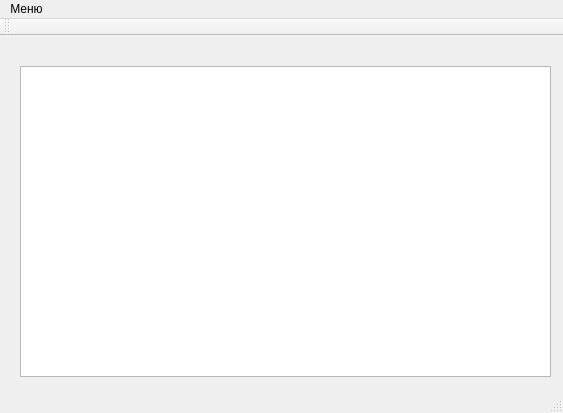
<?xml version="1.0" encoding="UTF-8"?>
<ui version="4.0">
 <class>MainWindow</class>
 <widget class="QMainWindow" name="MainWindow">
  <property name="geometry">
   <rect>
    <x>0</x>
    <y>0</y>
    <width>563</width>
    <height>413</height>
   </rect>
  </property>
  <property name="windowTitle">
   <string>MainWindow</string>
  </property>
  <widget class="QWidget" name="centralWidget">
   <widget class="QTextEdit" name="textEdit">
    <property name="geometry">
     <rect>
      <x>20</x>
      <y>30</y>
      <width>531</width>
      <height>311</height>
     </rect>
    </property>
   </widget>
  </widget>
  <widget class="QMenuBar" name="menuBar">
   <property name="geometry">
    <rect>
     <x>0</x>
     <y>0</y>
     <width>563</width>
     <height>20</height>
    </rect>
   </property>
   <widget class="QMenu" name="menu">
    <property name="title">
     <string>Меню</string>
    </property>
    <addaction name="action"/>
    <addaction name="action_2"/>
   </widget>
   <addaction name="menu"/>
  </widget>
  <widget class="QToolBar" name="mainToolBar">
   <attribute name="toolBarArea">
    <enum>TopToolBarArea</enum>
   </attribute>
   <attribute name="toolBarBreak">
    <bool>false</bool>
   </attribute>
  </widget>
  <widget class="QStatusBar" name="statusBar"/>
  <action name="action">
   <property name="text">
    <string>Авторы</string>
   </property>
  </action>
  <action name="action_2">
   <property name="text">
    <string>Выход</string>
   </property>
  </action>
 </widget>
 <layoutdefault spacing="6" margin="11"/>
 <resources/>
 <connections>
  <connection>
   <sender>action_2</sender>
   <signal>triggered()</signal>
   <receiver>MainWindow</receiver>
   <slot>close()</slot>
   <hints>
    <hint type="sourcelabel">
     <x>-1</x>
     <y>-1</y>
    </hint>
    <hint type="destinationlabel">
     <x>199</x>
     <y>149</y>
    </hint>
   </hints>
  </connection>
 </connections>
</ui>
